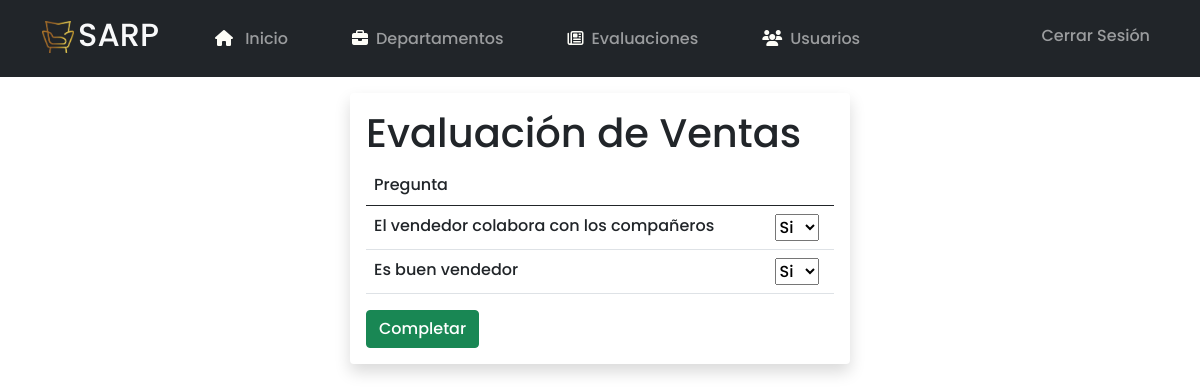
Screenshot of /evaluaciones/answer/2/test/2 (signed in) with the database file from the repository.
### Login/models.py (models this page shows)
class Evaluation(models.Model):
    title = models.CharField(max_length=300)
    description = models.CharField(max_length=300, null=True)
    complete = models.BooleanField(null=True)
    department = models.ForeignKey(Department(), on_delete=models.SET_NULL, null=True)
    def __str__(self):
        return f'{self.title}'

class Questions(models.Model):
    question = models.CharField(max_length=300)
    value = models.IntegerField()
    evaluations = models.ForeignKey(Evaluation, on_delete=models.CASCADE, null=True, default=None)
    '''def __str__(self):
        return f'Pregunta {self.question} Valor {self.value} Evaluacion {self.evaluations}'''

### Login/views.py (the view, shortened to what this page needs)
# urls.py: path('evaluaciones/answer/<int:id>/test/<int:id_staff>', views.test, name='test'),
@login_required
def test(request, id, id_staff):
    eval = Evaluation.objects.get(pk=id)
    quest = Questions.objects.filter(evaluations = id)
    answer = Answers.objects.all()
    staff = get_object_or_404(Staff, pk=id_staff)
    value = 0
    q_v = 0
    if request.method == 'GET':
        return render(request, 'test.html', {'eval':eval, 'quests':quest, 'answers':answer, 'value':value})

### Login/models.py (called while the page is built)
    def __str__(self):
        return f'{self.answer}'

### Login/templatetags/auth_extras.py (called while the page is built)
@register.filter(name='has_group')
def has_group(user, group_name):
    group = Group.objects.get(name=group_name)
    return True if group in user.groups.all() else False

### Login/templates/test.html (shortened to what this page needs)
<!DOCTYPE html>
<html lang="en">
<head>
</head>
<body>
    {% extends 'base.html' %}
    {% block content %}
    <main class="container bg-light rounded mt-3 shadow p-3 mb-5 bg-body rounded" style="width: 500px;">
        <h1>{{eval}}</h1>
        <form action="" method="POST">
            <table class="table">
                <thead>
                    <tr>
                        <th scope="col">Pregunta</th>
                        <th></th>
                    </tr>
                </thead>
                <tbody>
                    {% for quest in quests %}
                    <tr>
                        <td>{{quest.question}}</td>
                        <td>
                            <select name="{{quest.id}}">
                                {% for answer in answers %}
                                    {% if answer.id == 1 %}
                                    <option value="{{quest.value}}">{{answer}}</option>
                                    {% else %}
                                    <option value="0">{{answer}}</option>
                                    {% endif %}
                                {% endfor %}
                            </select>
                        </td>
                    </tr>
                    {% endfor %}
                </tbody>
            </table>
            <button class="btn btn-success">Completar</button>
        </form>
    </main>
    {% endblock %}

### Login/static/styles/base.css (style rules this page uses)
body { background-image: url("fondo2.jpg"); background-size: cover; background-repeat: no-repeat; font-family: "Poppins-Medium"; }

### rows the page displays
Evaluation: title "Evaluación de Ventas"
Questions: question "El vendedor colabora con los compañeros"
Questions: question "Es buen vendedor"

### other values shown
form field value "Si"
